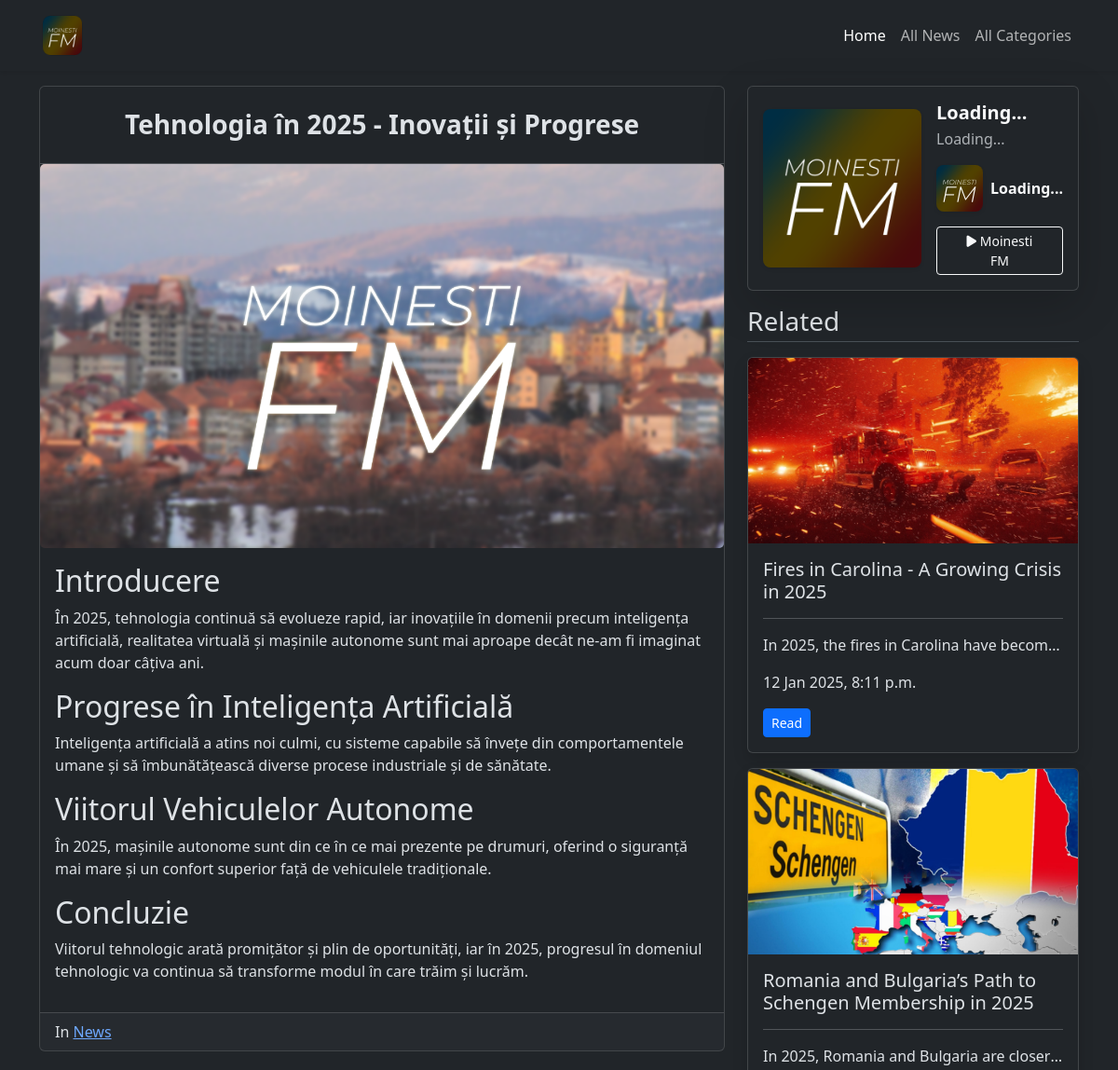
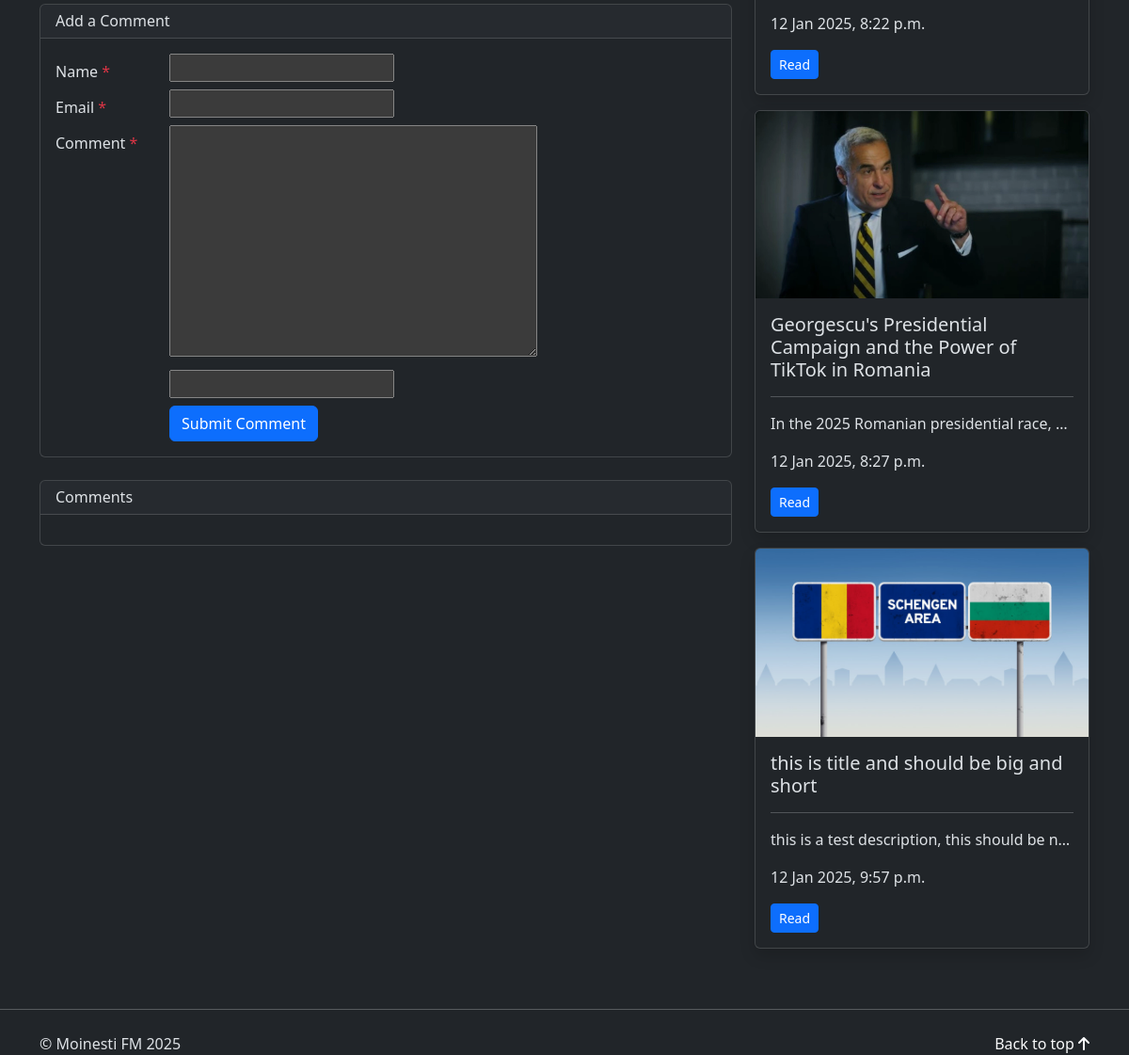
The app's page /article/1 with its own data (2 pictures, top to bottom).
### main/models.py (models this page shows, shortened)
class News(models.Model):
    category = models.ForeignKey(Category, on_delete=models.CASCADE)
    title = models.CharField(max_length=300)
    image = models.ImageField(upload_to='Imgs')
    description = models.CharField(max_length=300)
    article = RichTextUploadingField()
    add_time = models.DateTimeField(auto_now_add=True)
    author = models.ForeignKey(User, on_delete=models.SET_NULL, null=True)
    is_featured = models.BooleanField(default=False)
    class Meta:
        verbose_name_plural ='News'

class Category(models.Model):
    title=models.CharField(max_length=200)
    category_image=models.ImageField(upload_to='imgs/')
    class Meta:
        verbose_name_plural ='Categories'

### main/views.py (the view)
# urls.py: path('article/<int:id>',views.article,name="article"),
def article(request, id):
    news = News.objects.get(pk=id)
    if request.method == 'POST':
        form = CommentForm(request.POST)
        if form.is_valid():
            name = form.cleaned_data['name']
            email = form.cleaned_data['email']
            comment = form.cleaned_data['comment']
            cleaned_comment = clean_comment(comment)
            time_limit = now() - timedelta(minutes=5)
            recent_comments = Comment.objects.filter(email=email, news=news, created_at__gt=time_limit)
            if recent_comments.exists():
                messages.error(request, "You have recently submitted a comment. Please wait before posting another.")
                return redirect('article', id=id)
            Comment.objects.create(
                news=news,
                name=name,
                email=email,
                comment=cleaned_comment,
                status=False
            )
            messages.success(request, 'Comment sent!')
        else:
            messages.error(request, 'There was an error in sending your comment.')
    else:
        form = CommentForm()
    category = Category.objects.get(id=news.category.id)
    rel_news = News.objects.filter(category=category).exclude(id=id)
    comments = Comment.objects.filter(news=news, status=True).order_by('-id')
    return render(request, 'article.html', {
        'news': news,
        'related_news': rel_news,
        'comments': comments,
        'form': form
    })

### main/forms.py (shortened to what this page needs)
class CommentForm(forms.ModelForm):
    captcha = ReCaptchaField(widget=ReCaptchaV2Checkbox)
    class Meta:
        model = Comment
        fields = ['name', 'email', 'comment']

### main/templates/article.html (shortened to what this page needs)
{% extends 'base.html' %}
{% block content%}
<main class="container mt-3 mb-5">
	<div class="row my-3">
		<div class="col-md-8">
			<div class="card mb-3">
				<h5 class="mt-4 card-title text-center fs-3 fw-bolder">{{news.title}}</h5>
			    <hr class="mb-0"/>
                 <img src="/media/{{news.image}}" class="card-img mt-0 img-fluid" alt="{{news.title}}">
			  <div class="card-body">
				<div>
					{{ news.article|safe }}
				</div>
			  </div>
			  <div class="card-footer">
			  	In <a href="/category/{{news.category.id}}">{{news.category.title}}</a>
			  </div>
			</div>
			<div class="card my-4">
				<h6 class="card-header">Add a Comment</h6>
				<div class="card-body">
					<form method="post" action="/article/{{ news.id }}">
						<div class="form-group row">
							<label for="id_name" class="col-md-2 col-form-label">Name <span class="text-danger">*</span></label>
							<div class="col-md-10">
								{{ form.name }}
							</div>
						</div>
						<div class="form-group row">
							<label for="id_email" class="col-md-2 col-form-label">Email <span class="text-danger">*</span></label>
							<div class="col-md-10">
								{{ form.email }}
							</div>
						</div>
						<div class="form-group row">
							<label for="id_comment" class="col-md-2 col-form-label">Comment <span class="text-danger">*</span></label>
							<div class="col-md-10">
								{{ form.comment }}
							</div>
						</div>
						<div class="form-group row">
							<div class="col-md-10 offset-md-2 mt-2">
								{{ form.captcha }}
							</div>
						</div>
						<div class="form-group row">
							<div class="col-md-10 offset-md-2 mt-2">
								<button type="submit" class="btn btn-primary">Submit Comment</button>
							</div>
						</div>
					</form>
				</div>
			</div>
			<div class="card my-4">
				<h6 class="card-header">Comments</h6>
				<div class="card-body">
				</div>
			</div>
		</div>
		<div class="col-md-4">
			<div class="col-md-12 mb-3">
				<div class="card bg-dark text-light h-100 shadow-lg" id="radio-player-card">
					<div class="card-body d-flex flex-column flex-md-row align-items-center">
						<div class="mb-3 mb-md-0 me-md-3" style="max-width: 200px; width: 100%;">
							<img id="album-art" src="/media/logos/logo_color.png" alt="Album Art" class="img-fluid rounded-3 shadow-sm">
						</div>
						<div class="flex-grow-1 text-center text-md-start">
							<h5 class="fw-bold mb-1" id="song-title">Loading...</h5>
							<p class="text-muted mb-3" id="artist-name">Loading...</p>
							<div class="d-flex align-items-center justify-content-center justify-content-md-start mb-3">
								<img id="presenter-art" src="/media/logos/logo_color.png" alt="Presenter Art" class="rounded-3 me-2 shadow-sm" style="width: 50px; height: 50px; object-fit: cover;">
								<div>
									<p class="fw-bold mb-0" id="presenter-name">Loading...</p>
								</div>
							</div>
							<button id="radio-redirect" class="btn btn-outline-light btn-sm px-4">
								<i class="fas fa-play"></i> Moinesti FM
							</button>
						</div>
					</div>
				</div>
			</div>
			<h3 class="mb-3 border-bottom pb-1">Related</h3>
            {% for news in related_news %}
			<div class="card mb-3 shadow">
			    <img src="/media/{{news.image}}" class="card-img-top img-fluid" alt="{{news.title}}">
			  <div class="card-body">
			    <h5 class="card-title">{{news.title}}</h5>
			    <hr/>
				<p class="card-text text-truncate">{{news.description}}</p>
				<p>{{news.add_time}}</p>
			    <p class="card-text"><a href="/article/{{news.id}}" class="btn btn-sm btn-primary">Read</a></p>
			  </div>
			</div>
		{% endfor %}
		</div>
	</div>
</main>
{% endblock%}

### records on screen
News: title "Tehnologia în 2025 - Inovații și Progrese", image (picture), article "Introducere În 2025, tehnologia continuă să evolueze rapid, iar inovațiile în domenii precum inteligența artificială, realitatea virtuală și mașinile autonome sunt mai aproape decât ne-am fi imaginat acum doar câțiva ani. Progrese în Inteligența Artificială Inteligența artificială a atins noi culmi, cu sisteme capabile să învețe din comportamentele umane și să îmbunătățească diverse procese industriale și de sănătate. Viitorul Vehiculelor Autonome În 2025, mașinile autonome sunt din ce în ce mai prezente pe drumuri, oferind o siguranță mai mare și un confort superior față de vehiculele tradiționale. Concluzie Viitorul tehnologic arată promițător și plin de oportunități, iar în 2025,…", category "News"
News: image (picture), title "Fires in Carolina - A Growing Crisis in 2025", description "In 2025, the fires in Carolina have becom…", add_time "12 Jan 2025, 8:11 p.m."
News: image (picture), title "Romania and Bulgaria’s Path to Schengen Membership in 2025", description "In 2025, Romania and Bulgaria are closer…", add_time "12 Jan 2025, 8:22 p.m."
News: image (picture), title "Georgescu's Presidential Campaign and the Power of TikTok in Romania", description "In the 2025 Romanian presidential race,…", add_time "12 Jan 2025, 8:27 p.m."
News: image (picture), title "this is title and should be big and short", description "this is a test description, this should be n…", add_time "12 Jan 2025, 9:57 p.m."
